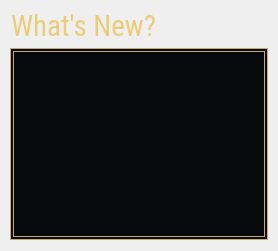
           <widget class="QWidget" name="changelog_tab">
            <property name="styleSheet">
             <string notr="true">QWidget#changelog_tab {
	background-image: url(:/resource/ui/lobby_assets/grain-overlay.png);
}</string>
            </property>
            <attribute name="title">
             <string>Placeholder Textttttt</string>
            </attribute>
            <layout class="QGridLayout" name="gridLayout_8">
             <property name="leftMargin">
              <number>10</number>
             </property>
             <property name="topMargin">
              <number>8</number>
             </property>
             <property name="rightMargin">
              <number>10</number>
             </property>
             <property name="bottomMargin">
              <number>11</number>
             </property>
             <item row="0" column="0" rowspan="2">
              <widget class="QWidget" name="changelog_container" native="true">
               <layout class="QVBoxLayout" name="verticalLayout_9">
                <property name="spacing">
                 <number>3</number>
                </property>
                <property name="sizeConstraint">
                 <enum>QLayout::SizeConstraint::SetDefaultConstraint</enum>
                </property>
                <property name="leftMargin">
                 <number>0</number>
                </property>
                <property name="topMargin">
                 <number>0</number>
                </property>
                <property name="rightMargin">
                 <number>0</number>
                </property>
                <property name="bottomMargin">
                 <number>0</number>
                </property>
                <item alignment="Qt::AlignmentFlag::AlignLeft">
                 <widget class="QPushButton" name="changelog_title">
                  <property name="font">
                   <font>
                    <family>Roboto Condensed</family>
                    <pointsize>22</pointsize>
                   </font>
                  </property>
                  <property name="styleSheet">
                   <string notr="true">QPushButton {
	color: rgb(236, 204, 122);
    /* Title is pressed if there's no border */
	/* This is a workaround to avoid that*/
	border: 1px solid rgba(0, 0, 0, 0);
	margin: 0px;
	padding: 0px;
}</string>
                  </property>
                  <property name="text">
                   <string>What's New?   </string>
                  </property>
                  <property name="icon">
                   <iconset resource="../../resources.qrc">
                    <normaloff>:/resource/ui/lobby_assets/icon_badge_2.webp</normaloff>:/resource/ui/lobby_assets/icon_badge_2.webp</iconset>
                  </property>
                  <property name="iconSize">
                   <size>
                    <width>30</width>
                    <height>30</height>
                   </size>
                  </property>
                 </widget>
                </item>
                <item>
                 <widget class="QTextBrowser" name="game_changelog_text">
                  <property name="sizePolicy">
                   <sizepolicy hsizetype="Preferred" vsizetype="Expanding">
                    <horstretch>0</horstretch>
                    <verstretch>0</verstretch>
                   </sizepolicy>
                  </property>
                  <property name="minimumSize">
                   <size>
                    <width>258</width>
                    <height>0</height>
                   </size>
                  </property>
                  <property name="font">
                   <font>
                    <family>Segoe UI</family>
                    <pointsize>9</pointsize>
                    <italic>false</italic>
                   </font>
                  </property>
                  <property name="styleSheet">
                   <string notr="true">QTextBrowser {
	border: 4px double #c5ac66;
	padding: 4px;
	background-color: rgb(8, 9, 13);
	color:white;
}</string>
                  </property>
                  <property name="html">
                   <string>&lt;!DOCTYPE HTML PUBLIC &quot;-//W3C//DTD HTML 4.0//EN&quot; &quot;http://www.w3.org/TR/REC-html40/strict.dtd&quot;&gt;
&lt;html&gt;&lt;head&gt;&lt;meta name=&quot;qrichtext&quot; content=&quot;1&quot; /&gt;&lt;meta charset=&quot;utf-8&quot; /&gt;&lt;style type=&quot;text/css&quot;&gt;
p, li { white-space: pre-wrap; }
hr { height: 1px; border-width: 0; }
li.unchecked::marker { content: &quot;\2610&quot;; }
li.checked::marker { content: &quot;\2612&quot;; }
&lt;/style&gt;&lt;/head&gt;&lt;body style=&quot; font-family:'Segoe UI'; font-size:9pt; font-weight:400; font-style:normal;&quot;&gt;
&lt;p style=&quot;-qt-paragraph-type:empty; margin-top:0px; margin-bottom:0px; margin-left:0px; margin-right:0px; -qt-block-indent:0; text-indent:0px; font-family:'DM Sans'; font-size:16pt;&quot;&gt;&lt;br /&gt;&lt;/p&gt;&lt;/body&gt;&lt;/html&gt;</string>
                  </property>
                  <property name="openExternalLinks">
                   <bool>true</bool>
                  </property>
                 </widget>
                </item>
               </layout>
              </widget>
             </item>
            </layout>
           </widget>
